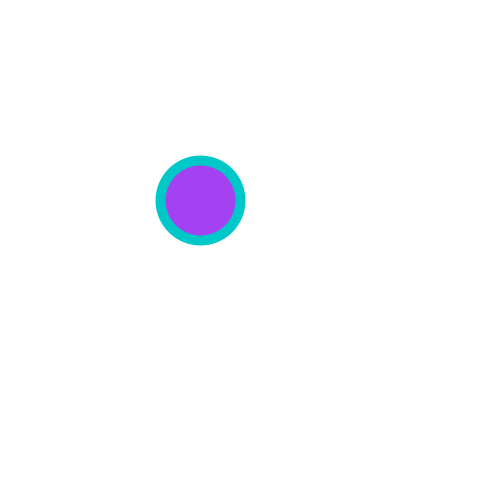
Frame 1 (no input)
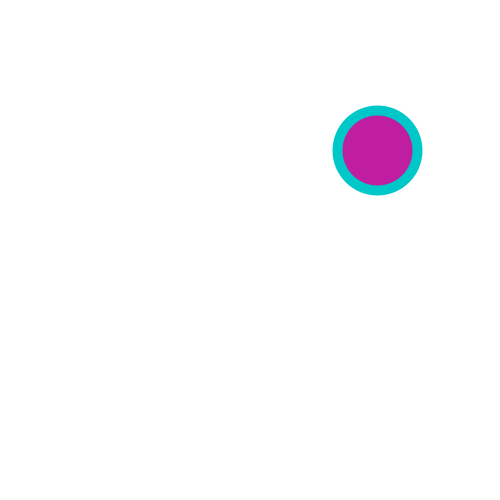
Frame 60 (the mouse pressed at the canvas centre just before this capture)
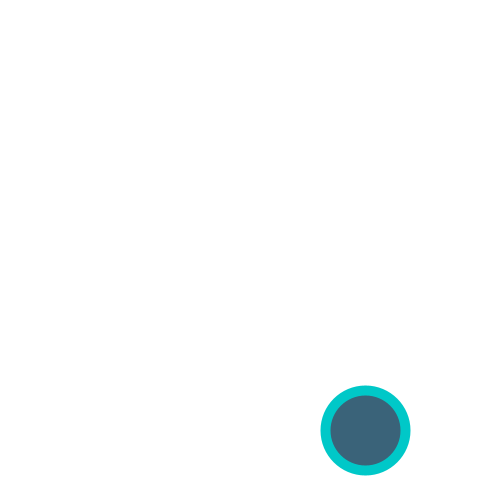
Frame 120 (the mouse held since frame 60 and released just before this capture)

The Processing sketch that drew these frames (run headless with seeded random() and noise(); from frame 60 on, the mouse is pressed at the canvas centre):

// Processing sketch: processing_105815
// ── processing_105815.pde

int i = 200; // x or y
int j = 200; // x or y
int size = 80; // ball size
int speed = 3; // speed x
int speed2 = 10; // speed y

void setup() {
  size(500, 500); // set only one time
  fill(255);
}

void draw() {
  background(255); //before moving circle, should put then circle moves one by one.
  fill(random(255), random(255), random(255));
  stroke(0, 200, 200);
  strokeWeight(10);
  ellipse(i, j, size, size); // (200, 200, 80, 80)
  i = i+speed; // move to right side
  j = j+speed2; // move to go down side

  if (i>width - size/2) { // i greater than width , size/2 -> hit the side right line
    speed = speed * (-1); // 3 = 3 * (-1) ->-3 (move to left side)
  }

  if (j>height - size/2) { // move down but size/2 means hit the right bottom line
    speed2 = speed2 * (-1); // 10 = 10 * (-1)
  }

  if (i < size/2) { // hit the left side -3(3*(-1)) = 3 * (-1)
    speed = speed * (-1);
  }

  if (j < size/2) { // hit the upper side -1 = -1 * (-1) 
    speed2 = speed2 * (-1);
  }
}
